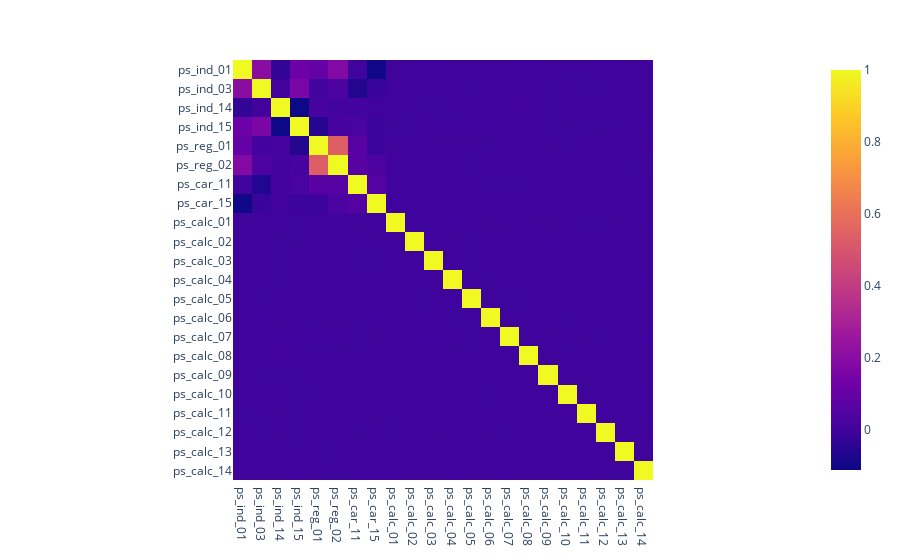

Source (notebook cell):
### Code cell
fig = px.imshow(corr_spearman)
fig.show()

### Figure 1 — Plotly figure (JSON) as saved in the notebook; plotly's stock layout.template omitted (floating-point values rounded to 4 significant figures; data arrays with more than 128 entries replaced by an {"elided": "..."} marker saying what was removed)
{"data": [{"coloraxis": "coloraxis", "hovertemplate": "x: %{x}<br>y: %{y}<br>color: %{z}<extra></extra>", "name": "0", "type": "heatmap", "x": ["ps_ind_01", "ps_ind_03", "ps_ind_14", "ps_ind_15", "ps_reg_01", "ps_reg_02", "ps_car_11", "ps_car_15", "ps_calc_01", "ps_calc_02", "ps_calc_03", "ps_calc_04", "ps_calc_05", "ps_calc_06", "ps_calc_07", "ps_calc_08", "ps_calc_09", "ps_calc_10", "ps_calc_11", "ps_calc_12", "ps_calc_13", "ps_calc_14"], "xaxis": "x", "y": ["ps_ind_01", "ps_ind_03", "ps_ind_14", "ps_ind_15", "ps_reg_01", "ps_reg_02", "ps_car_11", "ps_car_15", "ps_calc_01", "ps_calc_02", "ps_calc_03", "ps_calc_04", "ps_calc_05", "ps_calc_06", "ps_calc_07", "ps_calc_08", "ps_calc_09", "ps_calc_10", "ps_calc_11", "ps_calc_12", "ps_calc_13", "ps_calc_14"], "yaxis": "y", "z": {"elided": "22x22 float values"}}], "layout": {"coloraxis": {"colorscale": [[0, "#0d0887"], [0.1111, "#46039f"], [0.2222, "#7201a8"], [0.3333, "#9c179e"], [0.4444, "#bd3786"], [0.5556, "#d8576b"], [0.6667, "#ed7953"], [0.7778, "#fb9f3a"], [0.8889, "#fdca26"], [1, "#f0f921"]]}, "margin": {"t": 60}, "xaxis": {"anchor": "y", "constrain": "domain", "domain": [0, 1], "scaleanchor": "y"}, "yaxis": {"anchor": "x", "autorange": "reversed", "constrain": "domain", "domain": [0, 1]}}}
